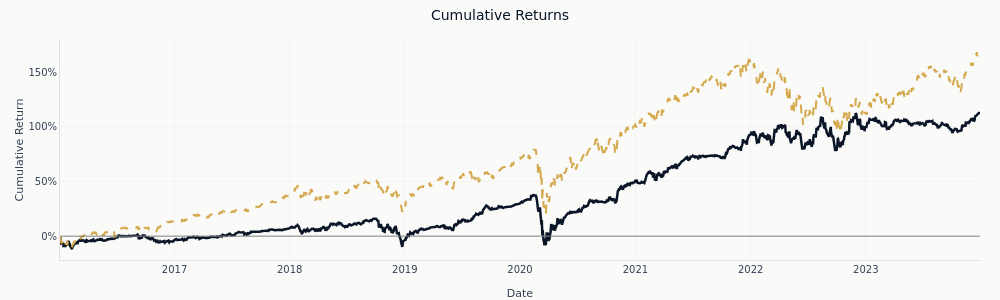
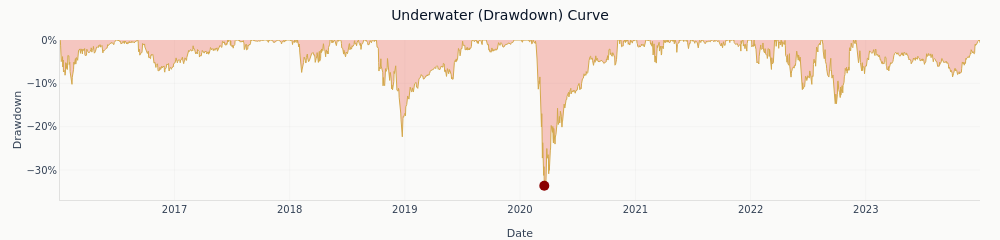
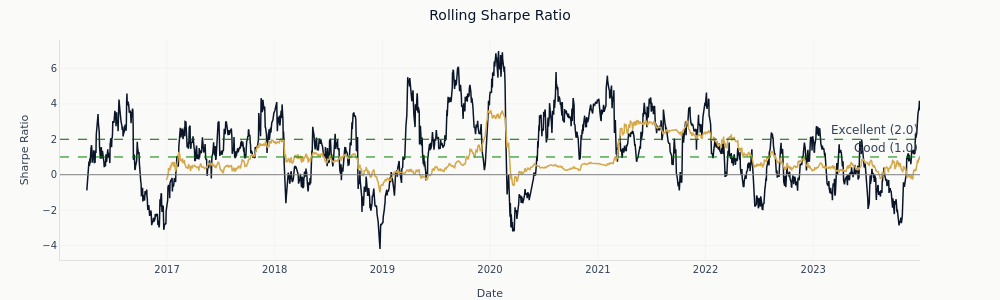

The code cell stored with these charts, in order, in its notebook:
### Markdown cell above
## 10. The HRP series on its own terms

The table above compares allocators to each other. The dashboard below looks at one of them -
HRP - the way an investor would: cumulative growth against SPY, the underwater curve, rolling
Sharpe, and the monthly return grid. Its metrics come from the same return series as the table,
so the two agree to rounding; what it adds is the path behind the summary statistics.

### Code cell
hrp_returns_series = portfolio_returns["HRP"].dropna()
spy_returns_series = returns["SPY"].reindex(hrp_returns_series.index).dropna()
common_idx = hrp_returns_series.index.intersection(spy_returns_series.index)

hrp_analysis = PortfolioAnalysis(
    returns=hrp_returns_series.loc[common_idx].to_numpy(),
    benchmark=spy_returns_series.loc[common_idx].to_numpy(),
    dates=common_idx,
    risk_free=0.0,
    periods_per_year=252,
)

hrp_tear_sheet = create_portfolio_dashboard(hrp_analysis)

for dashboard_figure in hrp_tear_sheet.figures.values():
    dashboard_figure.update_layout(
        paper_bgcolor=COLORS["bg_light"],
        plot_bgcolor=COLORS["bg_light"],
        font_color=COLORS["neutral"],
    )

rolling_beta_figure = hrp_tear_sheet.figures["Rolling Beta"]
rolling_beta_figure.update_layout(margin=dict(l=60, r=90, t=40, b=40))
rolling_beta_figure.update_annotations(x=0.995, xanchor="right")

# Inline display: metrics summary + each constituent figure as a separate cell.
hrp_tear_sheet.show()

### Figure 1 — Plotly figure (JSON) as saved in the notebook; plotly's stock layout.template omitted (floating-point values rounded to 4 significant figures; data arrays with more than 128 entries replaced by an {"elided": "..."} marker saying what was removed)
{"data": [{"hovertemplate": "Date: %{x}<br>Return: %{y:.2%}<extra></extra>", "line": {"color": "#0a1628", "width": 2.5}, "mode": "lines", "name": "Strategy", "type": "scatter", "x": {"elided": "2012 str values"}, "y": {"elided": "2012 float values"}}, {"hovertemplate": "Date: %{x}<br>Return: %{y:.2%}<extra></extra>", "line": {"color": "#D4A84B", "dash": "dash", "width": 2.0}, "mode": "lines", "name": "Benchmark", "type": "scatter", "x": {"elided": "2012 str values"}, "y": {"elided": "2012 float values"}}], "layout": {"font": {"color": "#334155", "family": "DM Sans, DejaVu Sans, sans-serif", "size": 12}, "height": 300, "hoverlabel": {"bgcolor": "white", "font": {"family": "DM Sans, DejaVu Sans, sans-serif", "size": 13}}, "hovermode": "x unified", "legend": {"x": 0.01, "xanchor": "left", "y": 0.99, "yanchor": "top"}, "margin": {"b": 40, "l": 60, "r": 20, "t": 40}, "paper_bgcolor": "#FAFAF9", "plot_bgcolor": "#FAFAF9", "shapes": [{"line": {"color": "gray", "dash": "solid", "width": 1}, "type": "line", "x0": 0, "x1": 1, "xref": "x domain", "y0": 0, "y1": 0, "yref": "y"}], "showlegend": false, "title": {"text": "Cumulative Returns"}, "width": 1000, "xaxis": {"gridcolor": "rgba(0,0,0,0.06)", "linecolor": "rgba(0,0,0,0.1)", "title": {"text": "Date"}, "zeroline": false}, "yaxis": {"gridcolor": "rgba(0,0,0,0.06)", "linecolor": "rgba(0,0,0,0.1)", "tickformat": ".0%", "title": {"text": "Cumulative Return"}, "zeroline": false}}}

### Figure 2 — Plotly figure (JSON) as saved in the notebook; plotly's stock layout.template omitted (floating-point values rounded to 4 significant figures; data arrays with more than 128 entries replaced by an {"elided": "..."} marker saying what was removed)
{"data": [{"fill": "tozeroy", "fillcolor": "rgba(231, 76, 60, 0.3)", "hovertemplate": "Date: %{x}<br>Drawdown: %{y:.2%}<extra></extra>", "line": {"color": "#D4A84B", "width": 1}, "mode": "lines", "name": "Drawdown", "type": "scatter", "x": {"elided": "2012 str values"}, "y": {"elided": "2012 float values"}}, {"hovertemplate": "Max Drawdown<br>Date: %{x}<br>DD: %{y:.2%}<extra></extra>", "marker": {"color": "darkred", "size": 10, "symbol": "circle"}, "mode": "markers", "name": "Max DD: -33.6%", "type": "scatter", "x": ["2020-03-18T00:00:00"], "y": [-0.3362]}], "layout": {"font": {"color": "#334155", "family": "DM Sans, DejaVu Sans, sans-serif", "size": 12}, "height": 240, "hoverlabel": {"bgcolor": "white", "font": {"family": "DM Sans, DejaVu Sans, sans-serif", "size": 13}}, "hovermode": "x unified", "legend": {"x": 0.99, "xanchor": "right", "y": 0.01, "yanchor": "bottom"}, "margin": {"b": 40, "l": 60, "r": 20, "t": 40}, "paper_bgcolor": "#FAFAF9", "plot_bgcolor": "#FAFAF9", "showlegend": false, "title": {"text": "Underwater (Drawdown) Curve"}, "width": 1000, "xaxis": {"gridcolor": "rgba(0,0,0,0.06)", "linecolor": "rgba(0,0,0,0.1)", "title": {"text": "Date"}, "zeroline": false}, "yaxis": {"gridcolor": "rgba(0,0,0,0.06)", "linecolor": "rgba(0,0,0,0.1)", "tickformat": ".0%", "title": {"text": "Drawdown"}, "zeroline": false}}}

### Figure 3 — Plotly figure (JSON) as saved in the notebook; plotly's stock layout.template omitted (floating-point values rounded to 4 significant figures; data arrays with more than 128 entries replaced by an {"elided": "..."} marker saying what was removed)
{"data": [{"hovertemplate": "63d Sharpe: %{y:.2f}<extra></extra>", "line": {"color": "#0a1628", "width": 1.5}, "mode": "lines", "name": "63d", "type": "scatter", "x": {"elided": "2012 str values"}, "y": {"elided": "2012 float values"}}, {"hovertemplate": "252d Sharpe: %{y:.2f}<extra></extra>", "line": {"color": "#D4A84B", "width": 1.5}, "mode": "lines", "name": "252d", "type": "scatter", "x": {"elided": "2012 str values"}, "y": {"elided": "2012 float values"}}], "layout": {"annotations": [{"showarrow": false, "text": "Good (1.0)", "x": 1, "xanchor": "right", "xref": "x domain", "y": 1, "yanchor": "bottom", "yref": "y"}, {"showarrow": false, "text": "Excellent (2.0)", "x": 1, "xanchor": "right", "xref": "x domain", "y": 2, "yanchor": "bottom", "yref": "y"}], "font": {"color": "#334155", "family": "DM Sans, DejaVu Sans, sans-serif", "size": 12}, "height": 300, "hoverlabel": {"bgcolor": "white", "font": {"family": "DM Sans, DejaVu Sans, sans-serif", "size": 13}}, "hovermode": "x unified", "legend": {"x": 0.01, "xanchor": "left", "y": 0.99, "yanchor": "top"}, "margin": {"b": 40, "l": 60, "r": 80, "t": 40}, "paper_bgcolor": "#FAFAF9", "plot_bgcolor": "#FAFAF9", "shapes": [{"line": {"color": "gray", "dash": "solid", "width": 1}, "type": "line", "x0": 0, "x1": 1, "xref": "x domain", "y0": 0, "y1": 0, "yref": "y"}, {"line": {"color": "green", "dash": "dash", "width": 1}, "type": "line", "x0": 0, "x1": 1, "xref": "x domain", "y0": 1, "y1": 1, "yref": "y"}, {"line": {"color": "darkgreen", "dash": "dash", "width": 1}, "type": "line", "x0": 0, "x1": 1, "xref": "x domain", "y0": 2, "y1": 2, "yref": "y"}], "showlegend": false, "title": {"text": "Rolling Sharpe Ratio"}, "width": 1000, "xaxis": {"gridcolor": "rgba(0,0,0,0.06)", "linecolor": "rgba(0,0,0,0.1)", "title": {"text": "Date"}, "zeroline": false}, "yaxis": {"gridcolor": "rgba(0,0,0,0.06)", "linecolor": "rgba(0,0,0,0.1)", "title": {"text": "Sharpe Ratio"}, "zeroline": false}}}
